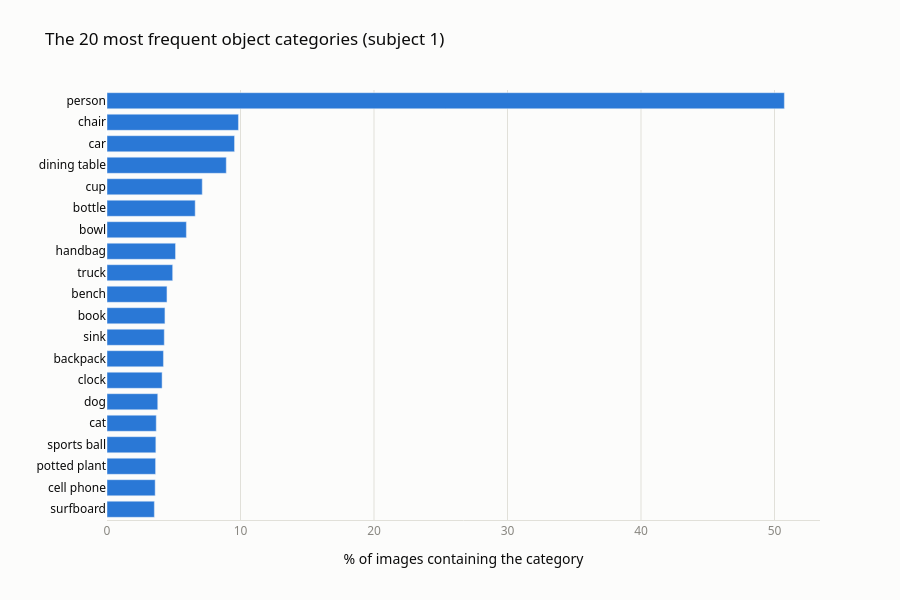

Write notebook code for a chart like this one.
### Code cell
# [2.4.6] Chart: top 20 categories
plot_data = category_pct.head(20).iloc[::-1]   # most frequent at the top

fig = go.Figure()
fig.add_bar(
    x=plot_data.values,
    y=plot_data.index,
    orientation="h",
    marker=dict(color=BLUE),
    hovertemplate="%{y}: in %{x:.1f}% of images<extra></extra>",
)
fig.update_layout(height=600, bargap=0.25)
style(fig,
      title="The 20 most frequent object categories (subject 1)",
      xaxis_title="% of images containing the category",
      yaxis_title="")
fig.update_xaxes(showgrid=True, gridcolor=GRID)
fig.update_yaxes(showgrid=False, tickfont_color=INK)
fig.show()

### Figure 1 — Plotly figure (JSON) as saved in the notebook; plotly's stock layout.template omitted (floating-point values rounded to 4 significant figures)
{"data": [{"hovertemplate": "%{y}: in %{x:.1f}% of images<extra></extra>", "marker": {"color": "#2a78d6"}, "orientation": "h", "type": "bar", "x": [3.546, 3.607, 3.638, 3.658, 3.689, 3.8, 4.126, 4.227, 4.288, 4.339, 4.491, 4.918, 5.132, 5.945, 6.605, 7.133, 8.932, 9.552, 9.847, 50.74], "y": ["surfboard", "cell phone", "potted plant", "sports ball", "cat", "dog", "clock", "backpack", "sink", "book", "bench", "truck", "handbag", "bowl", "bottle", "cup", "dining table", "car", "chair", "person"]}], "layout": {"bargap": 0.25, "font": {"color": "#0b0b0b", "family": "system-ui, 'Segoe UI', sans-serif"}, "height": 600, "legend": {"orientation": "h", "x": 0, "y": 1.02, "yanchor": "bottom"}, "margin": {"t": 90}, "paper_bgcolor": "#fcfcfb", "plot_bgcolor": "#fcfcfb", "title": {"text": "The 20 most frequent object categories (subject 1)"}, "xaxis": {"gridcolor": "#e1e0d9", "linecolor": "#e1e0d9", "showgrid": true, "tickfont": {"color": "#898781"}, "title": {"text": "% of images containing the category"}}, "yaxis": {"gridcolor": "#e1e0d9", "showgrid": false, "tickfont": {"color": "#0b0b0b"}, "title": {"text": ""}, "zeroline": false}}}
